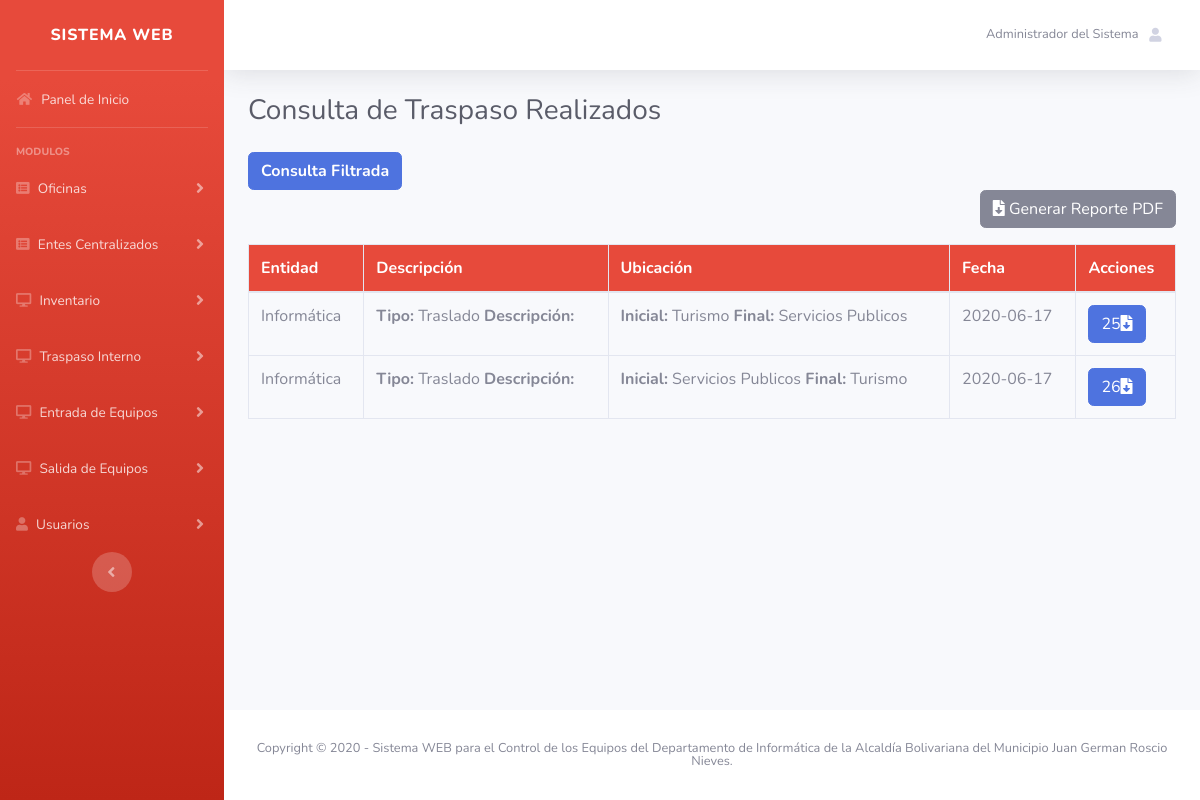
The page /views/admin/consultar_traspaso.php (signed in) on the database its author committed.
### tables this page shows
CREATE TABLE IF NOT EXISTS `registro` (
  `id_registro` int(11) NOT NULL AUTO_INCREMENT,
  `nacionalidad` varchar(1) NOT NULL,
  `cedula` int(11) NOT NULL,
  `nombre` varchar(255) NOT NULL,
  `email` varchar(100) NOT NULL,
  `sexo` varchar(20) NOT NULL,
  `telefono` text NOT NULL,
  `direccion` text NOT NULL,
  `fecha_nacimiento` date NOT NULL,
  `fecha` date NOT NULL,
  PRIMARY KEY (`id_registro`),
  UNIQUE KEY `cedula` (`cedula`,`email`)
);

CREATE TABLE IF NOT EXISTS `traspaso` (
  `id_traspaso` int(11) NOT NULL AUTO_INCREMENT,
  `id_registro` int(11) NOT NULL,
  `id_inventario` int(11) NOT NULL,
  `entidad` varchar(255) NOT NULL,
  `tipo` varchar(100) NOT NULL,
  `numero` int(11) NOT NULL,
  `ubicacion_inicial` varchar(255) NOT NULL,
  `ubicacion_final` varchar(255) NOT NULL,
  `nombre_dep_emisora` varchar(255) NOT NULL,
  `cedula_dep_emisora` varchar(8) NOT NULL,
  `nombre_dep_receptora` varchar(255) NOT NULL,
  `cedula_dep_receptora` varchar(8) NOT NULL,
  `nombre_oficina_bienes` varchar(255) NOT NULL,
  `cedula_oficina_bienes` varchar(8) NOT NULL,
  `nombre_fun_movimiento` varchar(255) NOT NULL,
  `cedula_fun_movimiento` varchar(8) NOT NULL,
  `fecha_traspaso` date NOT NULL,
  PRIMARY KEY (`id_traspaso`),
  UNIQUE KEY `numero` (`numero`)
);

CREATE TABLE IF NOT EXISTS `oficina` (
  `id_oficina` int(11) NOT NULL AUTO_INCREMENT,
  `id_registro` int(11) NOT NULL,
  `oficina` varchar(255) NOT NULL,
  `fecha_registro` date NOT NULL,
  PRIMARY KEY (`id_oficina`)
);

### bd/conexion.php (called while the page is built)
<?php
class conexion {
 public static function con()
	{
		$server = "localhost";
        $user = "root";
        $pass = "";
        $bd = "informatica_alcaldia";
        $con = mysqli_connect($server, $user, $pass,$bd)
        or die("Ha sucedido un error inexperado en la conexion de la base de datos");
        return $con;
	}
}
?>

### models/id/id_usuario.php (called while the page is built, shortened)
<?php
   include("../../bd/conexion.php");
   $email = $_SESSION["email"];
   $sql = ("SELECT * FROM registro WHERE email = '$email'");
   $res=mysqli_query(conexion::con(), $sql);
    foreach ($res as $key) {
        $nombre_user = $key['nombre'];
    }
?>

### views/admin/consultar_traspaso.php (the view, shortened to what this page needs)
<?php
  require_once("nabvar.php");
?>
<div class="container">
  <div class="row">
    <div class="col-sm-12">
      <h1 class="h3 mb-4 text-gray-800">Consulta de Traspaso Realizados</h1>
      <button type="button" class="btn btn-primary" data-toggle="modal" data-target="#myModal">
                  <b>Consulta Filtrada</b>
      </button>
      <p align="right"><a href="../DOMPDF/consulta_traspaso.php" class="btn btn-secondary" target="nuevo"><i class="fas fa-file-download"></i> Generar Reporte PDF</a></p>
                        <table class="table table-bordered" id="dataTable" width="100%" cellspacing="0">
                                      <thead>
                                         <tr bgcolor="#e74a3b">
                                          <th><font color="#ffffff">Entidad</font></th>
                                          <th><font color="#ffffff">Descripción</font></th>
                                          <th><font color="#ffffff">Ubicación</font>
                                          <th><font color="#ffffff">Fecha</font></th>
                                          <th><font color="#ffffff">Acciones</font></th>
                                        </tr>
                                      </thead>
                                      <tbody>
                                        <?php
                                              require_once("../../bd/conexion.php");
                                              $sql = ("SELECT * FROM traspaso INNER JOIN oficina ON traspaso.ubicacion_final = oficina.id_oficina");
                                              $result=mysqli_query(conexion::con(), $sql);
                                           foreach ($result as $traspaso) {
                                        ?>
                                        <tr>
                                          <td>
                                           <?php echo $traspaso['entidad']; ?>
                                          </td>
                                          <td>
                                            <b>Tipo:</b> <?php echo $traspaso['tipo']; ?>
                                            <b>Descripción:</b> <?php echo $traspaso['descripcion']; ?>
                                          </td>
                                          <td>
                                            <b>Inicial:</b>
                                            <?php echo $traspaso['ubicacion_inicial']; ?>
                                            <b>Final:</b>
                                            <?php echo $traspaso['oficina']; ?>
                                          </td>
                                          <td><?php echo $traspaso['fecha_traspaso']; ?></td>
                                          <td><a href="../DOMPDF/traspaso_id.php?id=<?php echo $traspaso['id_traspaso']; ?>" class="btn btn-primary"><?php echo $traspaso['id_traspaso']; ?><i class="fas fa-file-download"></i></a></td>
                                        </tr>
                                        <?php
                                           }
                                        ?>
                                      </tbody>
                      </table>
    </div>
  </div>
</div>
<?php
   require_once("footer.php");
?>

### views/admin/nabvar.php (shortened to what this page needs)
<?php include("../../models/id/id_usuario.php"); ?>
<!DOCTYPE html>
<html lang="en">
<head>
  <link href="../../plantilla/vendor/fontawesome-free/css/all.min.css" rel="stylesheet" type="text/css">
  <link href="../../plantilla/css/sb-admin-2.min.css" rel="stylesheet">
</head>
<body id="page-top">
  <div id="wrapper">
    <ul class="navbar-nav bg-gradient-danger sidebar sidebar-dark accordion" id="accordionSidebar">
      <a class="sidebar-brand d-flex align-items-center justify-content-center" href="index.html">
        <div class="sidebar-brand-text mx-3" title="Sistema WEB - Informatica - Alcaldia de Roscio">Sistema WEB</div>
      </a>
      <hr class="sidebar-divider my-0">
      <li class="nav-item">
        <a class="nav-link" href="admin.php">
          <i class="fas fa-fw fa-home"></i>
          <span>Panel de Inicio</span></a>
      </li>
      <hr class="sidebar-divider">
      <div class="sidebar-heading">
        Modulos
      </div>
      <li class="nav-item">
        <a class="nav-link collapsed" href="#" data-toggle="collapse" data-target="#collapseUtilitiesoficina" aria-expanded="true" aria-controls="collapseUtilitiesoficina">
          <i class="fas fa-list-alt"></i>
          <span>Oficinas</span>
        </a>
      </li>
      <li class="nav-item">
        <a class="nav-link collapsed" href="#" data-toggle="collapse" data-target="#collapseUtilitiesente" aria-expanded="true" aria-controls="collapseUtilitiesente">
          <i class="fas fa-list-alt"></i>
          <span>Entes Centralizados</span>
        </a>
      </li>
       <li class="nav-item">
        <a class="nav-link collapsed" href="#" data-toggle="collapse" data-target="#collapseUtilities1" aria-expanded="true" aria-controls="collapseUtilities1">
          <i class="fas fa-desktop"></i>
          <span>Inventario</span>
        </a>
      </li>
      <li class="nav-item">
        <a class="nav-link collapsed" href="#" data-toggle="collapse" data-target="#collapseTwo0" aria-expanded="true" aria-controls="collapseTwo0">
          <i class="fas fa-desktop"></i>
          <span>Traspaso Interno</span>
        </a>
      </li>
      <li class="nav-item">
        <a class="nav-link collapsed" href="#" data-toggle="collapse" data-target="#collapseTwo" aria-expanded="true" aria-controls="collapseTwo">
          <i class="fas fa-desktop"></i>
          <span>Entrada de Equipos</span>
        </a>
      </li>
      <li class="nav-item">
        <a class="nav-link collapsed" href="#" data-toggle="collapse" data-target="#collapseUtilities" aria-expanded="true" aria-controls="collapseUtilities">
          <i class="fas fa-desktop"></i>
          <span>Salida de Equipos</span>
        </a>
      </li>
      <li class="nav-item">
        <a class="nav-link collapsed" href="#" data-toggle="collapse" data-target="#collapseUtilities2" aria-expanded="true" aria-controls="collapseUtilities2">
          <i class="fas fa-user"></i>
          <span>Usuarios</span>
        </a>
      </li>
      <div class="text-center d-none d-md-inline">
        <button class="rounded-circle border-0" id="sidebarToggle"></button>
      </div>
    </ul>
    <div id="content-wrapper" class="d-flex flex-column">
      <div id="content">
        <nav class="navbar navbar-expand navbar-light bg-white topbar mb-4 static-top shadow">
          <ul class="navbar-nav ml-auto">
            <li class="nav-item dropdown no-arrow">
              <a class="nav-link dropdown-toggle" href="#" id="userDropdown" role="button" data-toggle="dropdown" aria-haspopup="true" aria-expanded="false">
                <span class="mr-2 d-none d-lg-inline text-gray-600 small"><?php echo $nombre_user; ?></span>
                <i class="fas fa-user fa-sm fa-fw mr-2 text-gray-400"></i>
              </a>
            </li>
          </ul>
        </nav>

### rows shown on the page
registro: nombre "Administrador del Sistema"
traspaso: entidad "Informática", tipo "Traslado", ubicacion_inicial "Turismo", oficina.oficina "Servicios Publicos", fecha_traspaso "2020-06-17", id_traspaso "25"
traspaso: entidad "Informática", tipo "Traslado", ubicacion_inicial "Servicios Publicos", oficina.oficina "Turismo", fecha_traspaso "2020-06-17", id_traspaso "26"
